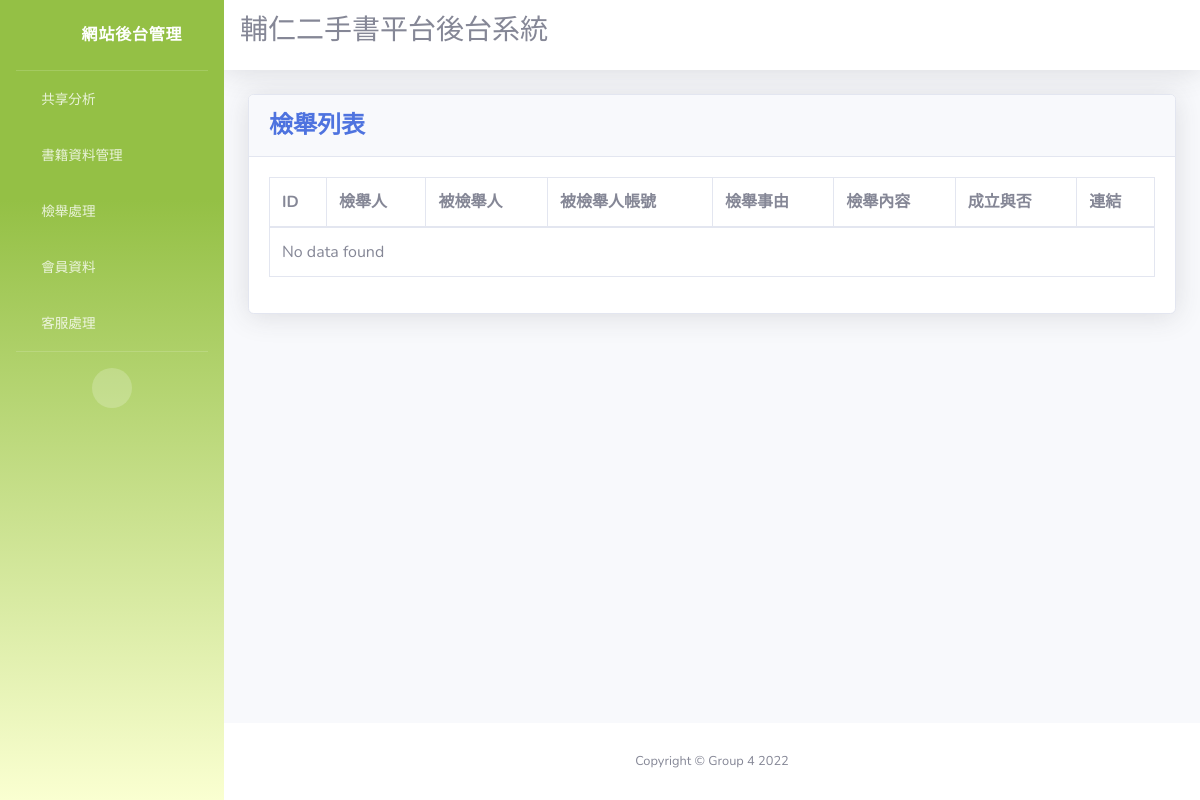
The app's page /admin_page/admin_page/report.php, older data.
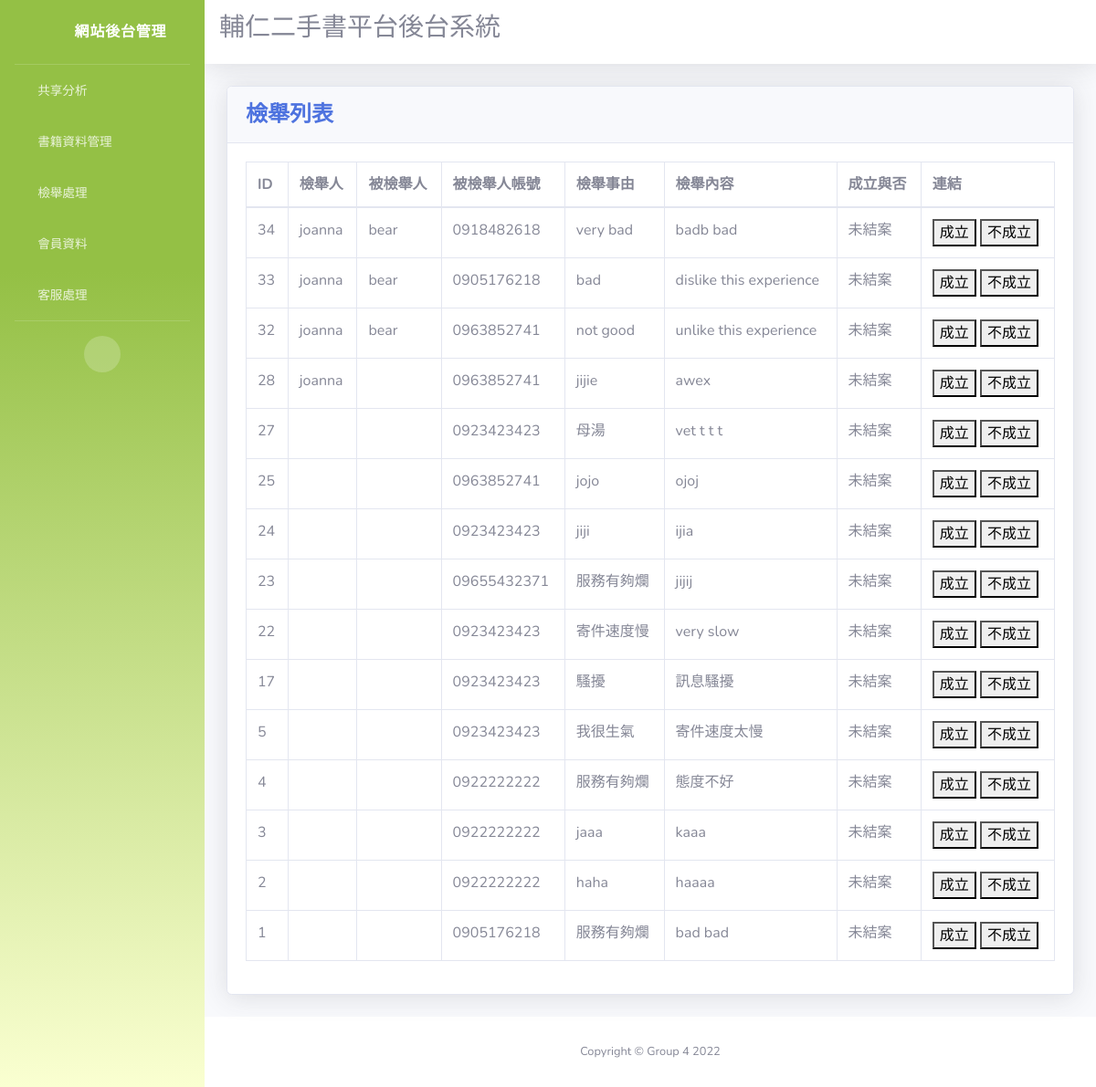
The same page, newer data.
### tables this page shows
CREATE TABLE `report` (
  `report_id` int(50) NOT NULL,
  `report_write` varchar(50) NOT NULL,
  `report_name` varchar(50) NOT NULL,
  `reported_account` varchar(100) NOT NULL,
  `report_reason` varchar(100) NOT NULL,
  `report_content` varchar(200) NOT NULL,
  `report_end` int(11) NOT NULL
);

### admin_page/admin_page/developers2.php (called while the page is built)
<?php
include("database.php");
$db= $conn;
$tableName="report";
$columns= ['report_id', 'report_write','report_name','reported_account','report_reason','report_content', 'report_end'];
$fetchData = fetch_data($db, $tableName, $columns);
function fetch_data($db, $tableName, $columns){
 if(empty($db)){
  $msg= "Database connection error";
 }elseif (empty($columns) || !is_array($columns)) {
  $msg="columns Name must be defined in an indexed array";
 }elseif(empty($tableName)){
   $msg= "Table Name is empty";
}
else{
$columnName = implode(", ", $columns);
$query = "SELECT ".$columnName." FROM $tableName"." WHERE report_end = 0 ORDER BY report_id DESC";
$result = $db->query($query);
if($result== true){
 if ($result->num_rows > 0) {
    $row= mysqli_fetch_all($result, MYSQLI_ASSOC);
    $msg= $row;
 } else {
    $msg= "No Data Found";
 }
}else{
  $msg= mysqli_error($db);
}
}
return $msg;
}
?>

### admin_page/admin_page/report.php (the view, shortened to what the changed rows need)
<?php
include("developers2.php");
?>
<!DOCTYPE html>
<html lang="en">
<head>
    <link href="vendor/fontawesome-free/css/all.min.css" rel="stylesheet" type="text/css">
    <link href="css/sb-admin-2.min.css" rel="stylesheet">
    <link href="vendor/datatables/dataTables.bootstrap4.min.css" rel="stylesheet">
</head>
<body id="page-top">
    <div id="wrapper">
        <div id="content-wrapper" class="d-flex flex-column">
            <div id="content">
                <div class="container-fluid">
                    <div class="card shadow mb-4">
                        <div class="card-body">
                            <div class="table-responsive">
                                <table class="table table-bordered" id="dataTable" width="100%" cellspacing="0">
                                <thead>
                                        <tr>
                                            <th>ID</th>
                                            <th>檢舉人</th>
                                            <th>被檢舉人</th>
                                            <th>被檢舉人帳號</th>
                                            <th>檢舉事由</th>
                                            <th>檢舉內容</th>
                                            <th>成立與否</th>
                                            <th>連結</th>
                                        </tr>
                                    </thead>
                                    <tbody>
                                    <?php
                                    if(is_array($fetchData)){
                                        foreach($fetchData as $data){
                                        ?>
                                        <tr>
                                        <td><?php echo $data['report_id']??''; ?></td>
                                        <td><?php echo $data['report_write']??''; ?></td>
                                        <td><?php echo $data['report_name']??''; ?></td>
                                        <td><?php echo $data['reported_account']??''; ?></td>
                                        <td><?php echo $data['report_reason']??''; ?></td>
                                        <td><?php echo $data['report_content']??''; ?></td>
                                        <td><?php if($data['report_end'] == 1) echo '成立';else if($data['report_end'] == 2) echo '未成立'; else if($data['report_end'] == 0) echo '未結案'; else echo "error"; ?></td>
                                        <td><button onclick="updateS('<?php echo $data['report_id']; ?>', '<?php echo $data['reported_account']; ?>')">成立</button> <button onclick="updateF('<?php echo $data['report_id']; ?>')">不成立</button></td>
                                        </tr>
                                        <?php
                                        ;}}else{ ?>
                                            <tr>
                                             <td colspan="8">No data found</td>
                                            </tr>
                                         <?php } ?>
                                    </tbody>
                                </table>
                            </div>
                        </div>
                    </div>
                </div>
            </div>
        </div>
    </div>
</body>

Row changes from the older to the newer data that the page shows:
added report: report_id "34", report_write "joanna", report_name "bear", reported_account "0918482618", report_reason "very bad", report_content "badb bad", report_end "未結案"
added report: report_id "33", report_write "joanna", report_name "bear", reported_account "0905176218", report_reason "bad", report_content "dislike this experience", report_end "未結案"
added report: report_id "32", report_write "joanna", report_name "bear", reported_account "0963852741", report_reason "not good", report_content "unlike this experience", report_end "未結案"
added report: report_id "28", report_write "joanna", reported_account "0963852741", report_reason "jijie", report_content "awex", report_end "未結案"
added report: report_id "27", reported_account "0923423423", report_reason "母湯", report_content "vet t t t", report_end "未結案"
added report: report_id "25", reported_account "0963852741", report_reason "jojo", report_content "ojoj", report_end "未結案"
added report: report_id "24", reported_account "0923423423", report_reason "jiji", report_content "ijia", report_end "未結案"
added report: report_id "23", reported_account "09655432371", report_reason "服務有夠爛", report_content "jijij", report_end "未結案"
added report: report_id "22", reported_account "0923423423", report_reason "寄件速度慢", report_content "very slow", report_end "未結案"
added report: report_id "17", reported_account "0923423423", report_reason "騷擾", report_content "訊息騷擾", report_end "未結案"
added report: report_id "5", reported_account "0923423423", report_reason "我很生氣", report_content "寄件速度太慢", report_end "未結案"
added report: report_id "4", reported_account "0922222222", report_reason "服務有夠爛", report_content "態度不好", report_end "未結案"
added report: report_id "3", reported_account "0922222222", report_reason "jaaa", report_content "kaaa", report_end "未結案"
added report: report_id "2", reported_account "0922222222", report_reason "haha", report_content "haaaa", report_end "未結案"
added report: report_id "1", reported_account "0905176218", report_reason "服務有夠爛", report_content "bad bad", report_end "未結案"
Text that changed along with them:
text no longer shown: "No data found"
